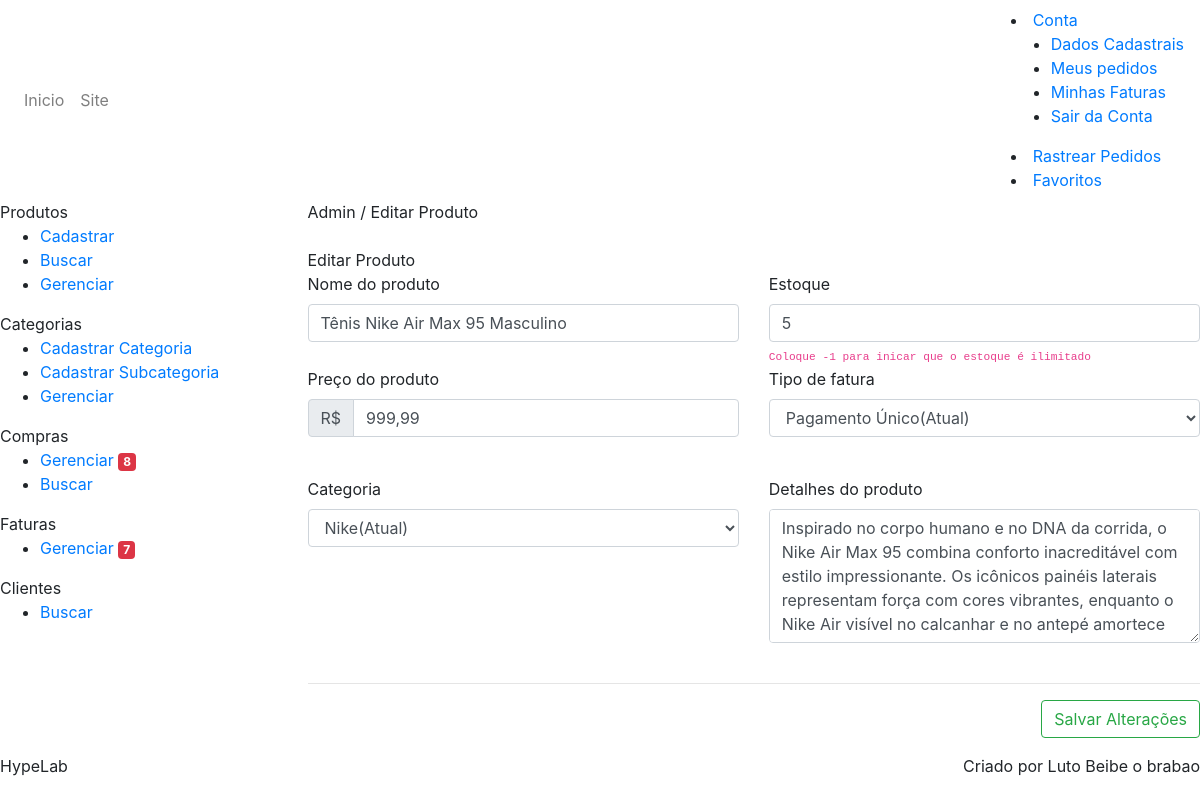
The app's page /admin/editar-produto/17 (signed in), older data.
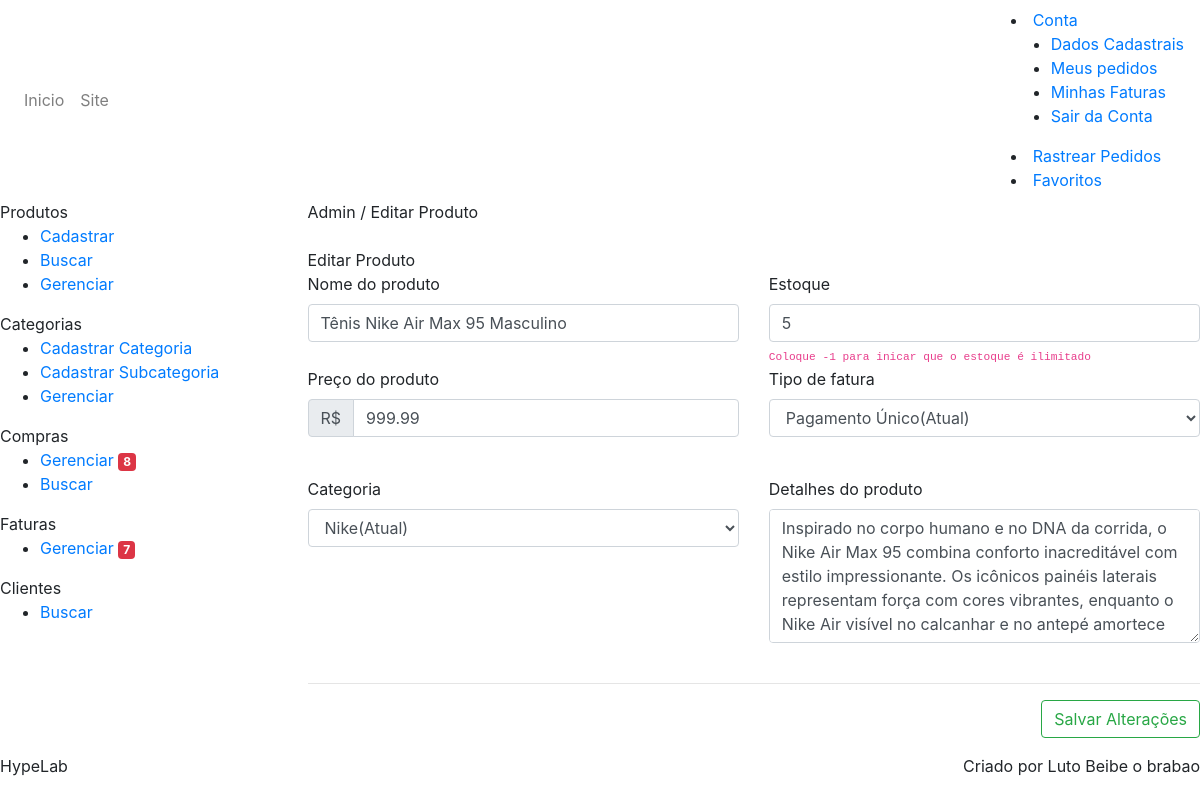
The same page, newer data.
### tables this page shows
CREATE TABLE `produtos` (
  `id` int(11) NOT NULL,
  `nome` varchar(200) NOT NULL,
  `foto` varchar(200) NOT NULL,
  `tipo_fatura` int(11) NOT NULL,
  `estoque` int(11) NOT NULL,
  `preco` decimal(10,2) NOT NULL,
  `categoria` varchar(200) NOT NULL,
  `detalhes` text NOT NULL,
  `idVendedor` int(11) DEFAULT NULL,
  `publicado_em` datetime DEFAULT NULL,
  `alterado_em` datetime DEFAULT NULL,
  `genero` varchar(3) DEFAULT NULL
);

CREATE TABLE `subcategorias` (
  `id` int(11) NOT NULL,
  `id_categoria` int(11) NOT NULL,
  `subcategoria` varchar(200) NOT NULL,
  `descricao` text NOT NULL
);

### admin/pags/php/editar-produto.php (the view, shortened to what this page needs)
<?php $produtos = new produtos($explode['1']);?>
          <div id="r-content">
            <div class="r-title">Admin / Editar Produto</div>
            <br>
            <div class="r-description">
             Editar Produto
            </div>
          </div>
          <form method="POST" autocomplete="off" enctype="multipart/form-data">
          <div class="row">
            <div class="col-sm-6">
              <label>Nome do produto</label>
              <input type="text" name="nome" value="<?php echo $produtos->nome;?>" class="form-control" required>
              <br>
            </div>
            <div class="col-sm-6">
              <label>Estoque</label>
              <input type="number" name="estoque" value="<?php echo $produtos->estoque;?>" min="-1" value="1" name="nome" class="form-control">
              <code><small>Coloque -1 para inicar que o estoque é ilimitado</small></code>
              <br>
            </div>
            <div class="col-sm-6">
              <label>Preço do produto</label>
              <div class="input-group mb-3">
              <div class="input-group-prepend">
                <span class="input-group-text">R$</span>
              </div>
              <input type="text" name="valor" value="<?php echo $produtos->preco;?>" class="form-control">
            </div>
              <br>
            </div>
            <div class="col-sm-6">
              <label>Tipo de fatura</label>
              <select name="tipo_fatura" value="" class="form-control">
                <?php
                  switch($produtos->tipo_fatura){
                    case 0:
                    echo "<option value='0'>Pagamento Único(Atual)</option>";
                    break;
                  }
                ?>
              </select>
              <br>
            </div>
            <div class="col-sm-6">
              <label>Categoria</label>
              <select name="categoria" class="form-control">
                <option value="<?php echo $produtos->categoria;?>"><?php echo website::website_admin_getNomeCategoria($produtos->categoria);?>(Atual)</option>
              </select>
              <br>
            </div>
            <div class="col-sm-6">
              <label>Detalhes do produto</label>
              <textarea name="detalhes" class="form-control" rows="5"><?php echo $produtos->detalhes;?></textarea>
              <br>
            </div>
          </div>
          <hr>
            <p align="right"><input type="submit" value="Salvar Alterações" class="btn btn-outline-success"></p>
          </form>

Row changes from the older to the newer data that the page shows:
changed produtos "Tênis Nike Air Max 95 Masculino": valor "999,99" → "999.99"
